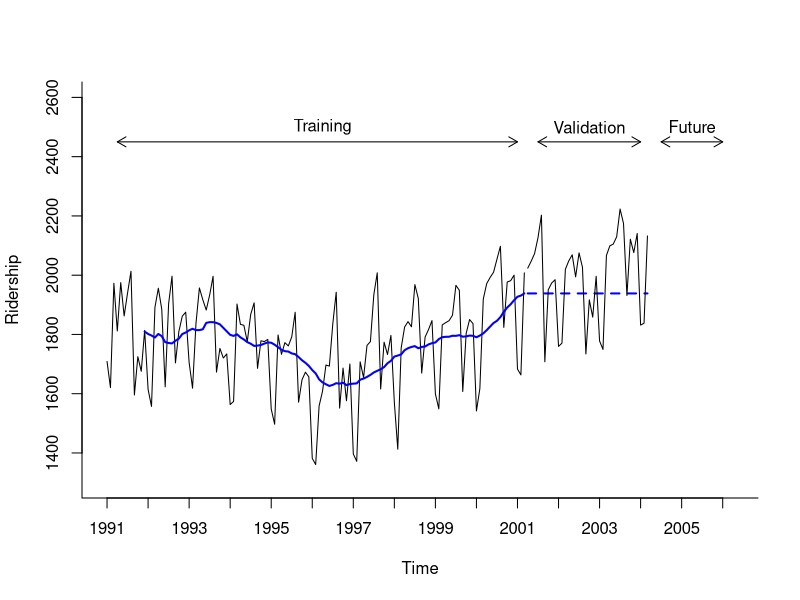

Recreate this plot in R.
library(forecast)
library(zoo)

Amtrak.data <- read.csv("datasets/Amtrak data.csv")
ridership.ts <- ts(Amtrak.data$Ridership, start = c(1991, 1), end = c(2004, 3), frequency = 12)

nValid <- 36
nTrain <- length(ridership.ts) - nValid
train.ts <- window(ridership.ts, start = c(1991, 1), end = c(1991, nTrain))
valid.ts <- window(ridership.ts, start = c(1991, nTrain + 1), end = c(1991, nTrain + nValid))

ma.trailing <- rollmean(train.ts, k = 12, align = "right")
last.ma <- tail(ma.trailing, 1)
ma.trailing.pred <- ts(rep(last.ma, nValid), start = c(1991, nTrain + 1),
                       end = c(1991, nTrain + nValid), frequency = 12)

plot(train.ts, ylim = c(1300, 2600), ylab = "Ridership", xlab = "Time", bty = "l", xaxt = "n",
     xlim = c(1991, 2006.25), main = "")
axis(1, at = seq(1991, 2006.25, 1), labels = format(seq(1991, 2006, 1)))
lines(ma.trailing, lwd = 2, col = "blue")
lines(ma.trailing.pred, lwd = 2, col = "blue", lty = 2)
lines(valid.ts)

text(1996.25, 2500, "Training")
text(2002.75, 2500, "Validation")
text(2005.25, 2500, "Future")
arrows(2004 - 3, 2450, 1991.25, 2450, code = 3, length = 0.1, lwd = 1, angle = 30)
arrows(2004.5 - 3, 2450, 2004, 2450, code = 3, length = 0.1, lwd = 1, angle = 30)
arrows(2004.5, 2450, 2006, 2450, code = 3, length = 0.1, lwd = 1, angle = 30)
